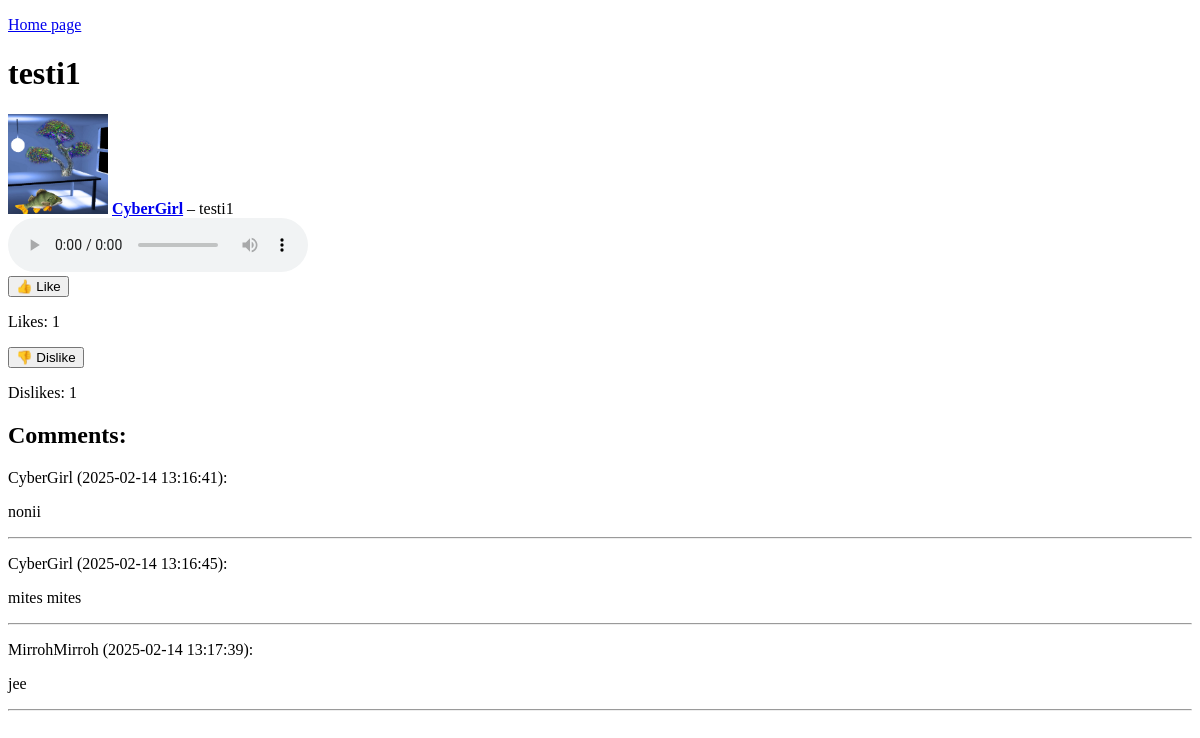
/song/1, run on an earlier commit of the app's database.
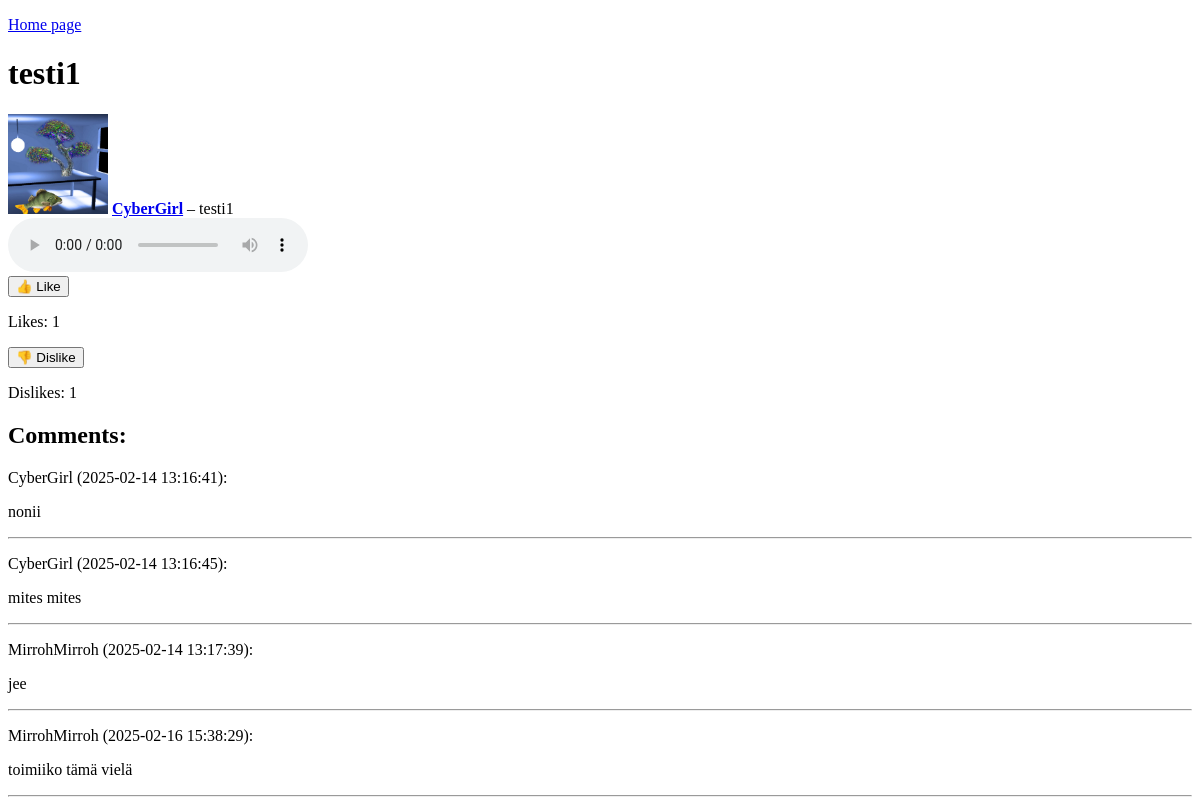
And on a later commit of the database.
### tables this page shows
CREATE TABLE songs (
    id INTEGER PRIMARY KEY,
    user_id INTEGER NOT NULL,
    title TEXT NOT NULL,
    artist TEXT NOT NULL CHECK (LENGTH(artist) > 0),
    audio_file_path TEXT NOT NULL,
    image_file_path TEXT NOT NULL,
    upload_date DATETIME DEFAULT CURRENT_TIMESTAMP,
    genre TEXT CHECK (LENGTH(genre) > 0),
    duration INTEGER CHECK (duration > 0),
    FOREIGN KEY (user_id) REFERENCES users(id) ON DELETE CASCADE
);

CREATE TABLE messages (
    id INTEGER PRIMARY KEY,
    content TEXT,
    sent_at TEXT,
    user_id INTEGER REFERENCES users,
    thread_id INTEGER REFERENCES threads
);

CREATE TABLE users (
    id INTEGER PRIMARY KEY,
    username TEXT UNIQUE,
    password_hash TEXT,
    image BLOB
);

### app.py (the view)
@app.route("/song/<int:id>")
def show_song(id):
    song = users.get_song(id)
    thread = forum.get_thread(id)
    messages = forum.get_messages(id)
    like_counter = get_likes(id)
    dislike_counter = get_dislikes(id)
    return render_template("show_song.html", song=song, thread=thread, messages=messages, like_counter=like_counter, dislike_counter=dislike_counter)

### db.py (called while the page is built)
def get_connection():
    con = sqlite3.connect("database.db")
    con.execute("PRAGMA foreign_keys = ON")
    con.row_factory = sqlite3.Row
    return con

def query(sql, params=[]):
    con = get_connection()
    result = con.execute(sql, params).fetchall()
    con.close()
    return result

### forum.py (called while the page is built)
def get_thread(id):
    sql = """SELECT t.id
             FROM threads t
             WHERE t.id = ?"""
    result = db.query(sql, [id])
    return result[0]

def get_messages(id):
    sql = """SELECT m.id, m.content, m.sent_at, m.user_id, u.username
             FROM messages m, users u
             WHERE m.user_id = u.id AND m.thread_id = ?
             ORDER BY m.id"""
    return db.query(sql, [id])

### repositories/songs_repository.py (called while the page is built)
def get_likes(id):
    sql = "SELECT COUNT(*) FROM likes WHERE song_id = ? AND is_like = 1"
    result = db.query(sql, [id])  # Assuming db.query() returns fetched data
    return result[0][0] if result else 0  # Extract the count from the result

def get_dislikes(id):
    sql = "SELECT COUNT(*) FROM likes WHERE song_id = ? AND is_like = 0"
    result = db.query(sql, [id])  # Assuming db.query() returns fetched data
    return result[0][0] if result else 0  # Extract the count from the result

### users.py (called while the page is built)
def get_song(id):
    sql = """SELECT id, user_id, title, artist, audio_file_path, image_file_path, genre
             FROM songs
             WHERE id = ?"""
    result = db.query(sql, [id])
    return result[0] if result else None

### templates/show_song.html (shortened to what this page needs)
<!DOCTYPE html>
<html>
<body>
  <p>
    <a href="/">Home page</a>
  </p>
  <h1>{{ song.title }}</h1>
  <img src="{{ url_for('static', filename=song.image_file_path.split('static/')[-1]) }}" alt="Kansikuva" width="100">
  <strong><a href="/user/{{ song.user_id }}">{{ song.artist }}</a></strong> – {{ song.title }}</a>
  <br>
  <audio controls>
    {% if song.audio_file_path.endswith('.mp3') %}
    <source src="{{ url_for('static', filename=song.audio_file_path.split('static/')[-1]) }}" type="audio/mpeg">
    {% elif song.audio_file_path.endswith('.wav') %}
    <source src="{{ url_for('static', filename=song.audio_file_path.split('static/')[-1]) }}" type="audio/wav">
    {% else %}
        <p>Tiedostotyyppi ei tuettu.</p>
    {% endif %}
  </audio>
  <br>
  <form action="/like/{{ song.id }}" method="post">
    <button type="submit">👍 Like</button>
  </form>
  <p>Likes: {{ like_counter }}</p>
  <form action="/dislike/{{ song.id }}" method="post">
      <button type="submit">👎 Dislike</button>
  </form>
  <p>Dislikes: {{ dislike_counter }}</p>
  <h2>Comments:</h2>
  {% for message in messages %}
  <p>
    {{ message.username }} ({{ message.sent_at }}):
  </p>
  <p>
    {{ message.content }}
  </p>
  <hr />
  {% endfor %}
</body>

What changed in the data, as far as the page shows it:
added messages: username "MirrohMirroh", sent_at "2025-02-16 15:38:29", content "toimiiko tämä vielä"
